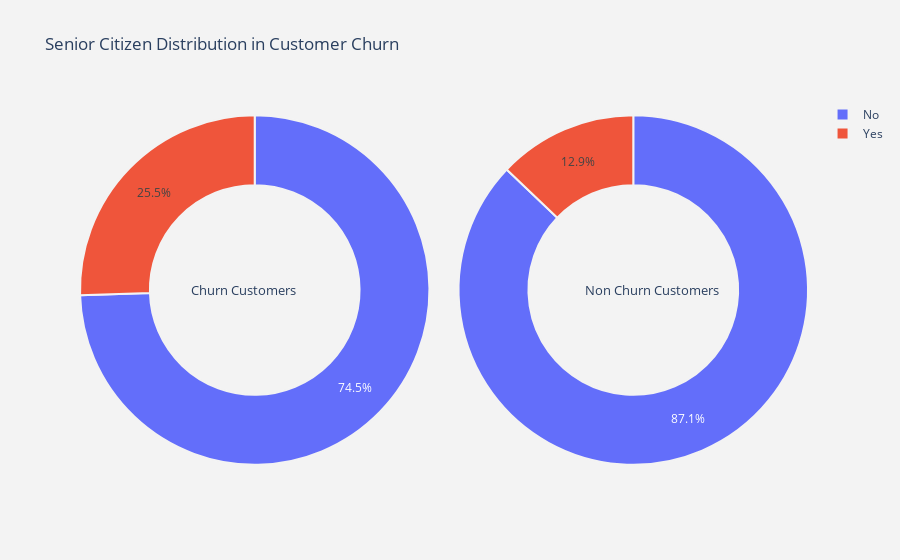
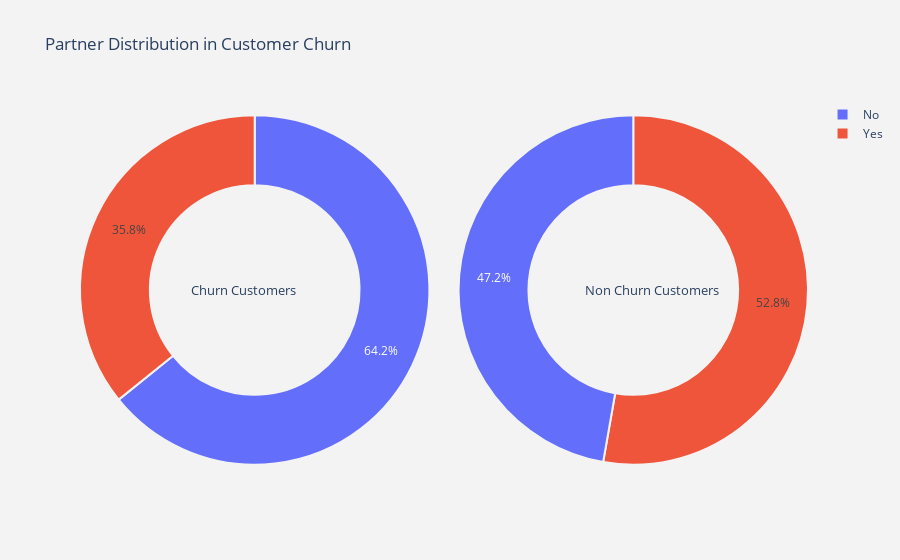
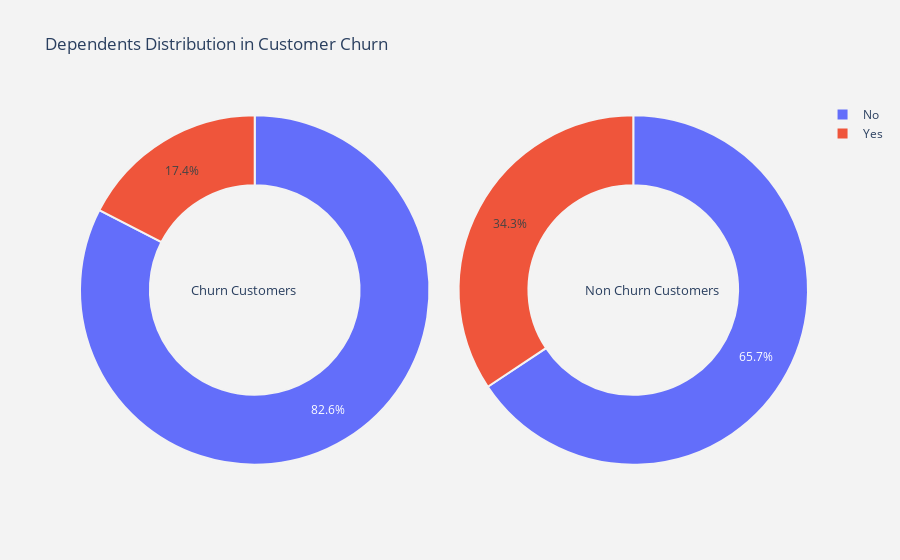
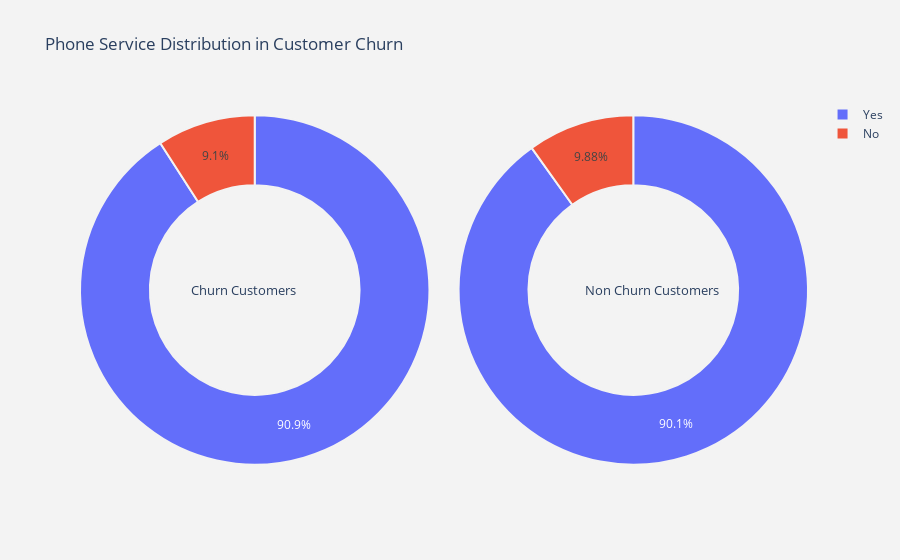

The cell these charts' notebook holds for them, in order:
### Code cell
# Function for pie plot for customer churn types
def plot_pie(column) :
    
    trace1 = go.Pie(values  = churn[column].value_counts().values.tolist(),
                    labels  = churn[column].value_counts().keys().tolist(),
                    hoverinfo = "label+percent+name",
                    domain  = dict(x = [0,.48]),
                    name    = "Churn Customers",
                    marker  = dict(line = dict(width = 2,
                                               color = "rgb(243,243,243)")
                                  ),
                    hole    = .6
                   )
    trace2 = go.Pie(values  = not_churn[column].value_counts().values.tolist(),
                    labels  = not_churn[column].value_counts().keys().tolist(),
                    hoverinfo = "label+percent+name",
                    marker  = dict(line = dict(width = 2,
                                               color = "rgb(243,243,243)")
                                  ),
                    domain  = dict(x = [.52,1]),
                    hole    = .6,
                    name    = "Non Churn Customers" 
                   )


    layout = go.Layout(dict(title = column + " Distribution in Customer Churn",
                            plot_bgcolor  = "rgb(243,243,243)",
                            paper_bgcolor = "rgb(243,243,243)",
                            annotations = [dict(text = "Churn Customers",
                                                font = dict(size = 13),
                                                showarrow = False,
                                                x = .15, y = .5),
                                           dict(text = "Non Churn Customers",
                                                font = dict(size = 13),
                                                showarrow = False,
                                                x = .88,y = .5
                                               )
                                          ]
                           )
                      )
    data = [trace1,trace2]
    fig  = go.Figure(data = data,layout = layout)
    
    image_path = "outputs/pie_plot_" + column + ".png"
    fig.write_image(image_path)
    
    # Upload the file explicitly into artifacts 
    #run.upload_file(name = image_path, path_or_stream = image_path)
    
    py.iplot(fig)


# Function for histogram for customer churn types
def histogram(column) :
    trace1 = go.Histogram(x  = churn[column],
                          histnorm= "percent",
                          name = "Churn Customers",
                          marker = dict(line = dict(width = .5,
                                                    color = "black"
                                                    )
                                        ),
                         opacity = .9 
                         ) 
    
    trace2 = go.Histogram(x  = not_churn[column],
                          histnorm = "percent",
                          name = "Non Churn Customers",
                          marker = dict(line = dict(width = .5,
                                              color = "black"
                                             )
                                 ),
                          opacity = .9
                         )
    
    data = [trace1,trace2]
    layout = go.Layout(dict(title =column + " Distribution in Customer Churn ",
                            plot_bgcolor  = "rgb(243,243,243)",
                            paper_bgcolor = "rgb(243,243,243)",
                            xaxis = dict(gridcolor = 'rgb(255, 255, 255)',
                                             title = column,
                                             zerolinewidth=1,
                                             ticklen=5,
                                             gridwidth=2
                                            ),
                            yaxis = dict(gridcolor = 'rgb(255, 255, 255)',
                                             title = "percent",
                                             zerolinewidth=1,
                                             ticklen=5,
                                             gridwidth=2
                                            ),
                           )
                      )
    fig  = go.Figure(data=data,layout=layout)
    
    image_path = "outputs/histogram_" + column + ".png"
    fig.write_image(image_path)
    
    # Upload the file explicitly into artifacts 
    #run.upload_file(name = image_path, path_or_stream = image_path)
    
    py.iplot(fig)
    
    
# Function for scatter plot matrix for numerical columns in data
def scatter_matrix(df)  :
    
    df  = df.sort_values(by = "Churn" ,ascending = True)
    classes = df["Churn"].unique().tolist()
    classes
    
    class_code  = {classes[k] : k for k in range(2)}
    class_code

    color_vals = [class_code[cl] for cl in df["Churn"]]
    color_vals

    pl_colorscale = "Portland"

    pl_colorscale

    text = [df.iloc[k]["Churn"] for k in range(len(df))]
    text

    trace = go.Splom(dimensions = [dict(label  = "Tenure",
                                       values = df["Tenure"]),
                                  dict(label  = 'Monthly Charges',
                                       values = df['Monthly Charges']),
                                  dict(label  = 'Total Charges',
                                       values = df['Total Charges'])],
                     text = text,
                     marker = dict(color = color_vals,
                                   colorscale = pl_colorscale,
                                   size = 3,
                                   showscale = False,
                                   line = dict(width = .1,
                                               color='rgb(230,230,230)'
                                              )
                                  )
                    )
    axis = dict(showline  = True,
                zeroline  = False,
                gridcolor = "#fff",
                ticklen   = 4
               )
    
    layout = go.Layout(dict(title  = 
                            "Scatter Plot Matrix for Numerical Columns for Customer Churn",
                            autosize = False,
                            height = 800,
                            width  = 800,
                            dragmode = "select",
                            hovermode = "closest",
                            plot_bgcolor  = 'rgba(240,240,240, 0.95)',
                            xaxis1 = dict(axis),
                            yaxis1 = dict(axis),
                            xaxis2 = dict(axis),
                            yaxis2 = dict(axis),
                            xaxis3 = dict(axis),
                            yaxis3 = dict(axis),
                           )
                      )
    data   = [trace]
    fig = go.Figure(data = data,layout = layout )
    
    image_path = "outputs/scatter_matrix" + ".png"
    fig.write_image(image_path)
    
    # Upload the file explicitly into artifacts 
    #run.upload_file(name = image_path, path_or_stream = image_path)

    py.iplot(fig)

# For all categorical columns plot a pie
for i in cat_cols :
    plot_pie(i)

# For all numerical columns plot a histogram    
for i in num_cols :
    histogram(i)

# Plot scatter plot matrix
scatter_matrix(df)

### Figure 1 — Plotly figure (JSON) as saved in the notebook; plotly's stock layout.template omitted (floating-point values rounded to 4 significant figures)
{"data": [{"domain": {"x": [0, 0.48]}, "hole": 0.6, "hoverinfo": "label+percent+name", "labels": ["No", "Yes"], "marker": {"line": {"color": "rgb(243,243,243)", "width": 2}}, "name": "Churn Customers", "type": "pie", "values": [1393, 476]}, {"domain": {"x": [0.52, 1]}, "hole": 0.6, "hoverinfo": "label+percent+name", "labels": ["No", "Yes"], "marker": {"line": {"color": "rgb(243,243,243)", "width": 2}}, "name": "Non Churn Customers", "type": "pie", "values": [4497, 666]}], "layout": {"annotations": [{"font": {"size": 13}, "showarrow": false, "text": "Churn Customers", "x": 0.15, "y": 0.5}, {"font": {"size": 13}, "showarrow": false, "text": "Non Churn Customers", "x": 0.88, "y": 0.5}], "paper_bgcolor": "rgb(243,243,243)", "plot_bgcolor": "rgb(243,243,243)", "title": {"text": "Senior Citizen Distribution in Customer Churn"}}}

### Figure 2 — Plotly figure (JSON) as saved in the notebook; plotly's stock layout.template omitted (floating-point values rounded to 4 significant figures)
{"data": [{"domain": {"x": [0, 0.48]}, "hole": 0.6, "hoverinfo": "label+percent+name", "labels": ["No", "Yes"], "marker": {"line": {"color": "rgb(243,243,243)", "width": 2}}, "name": "Churn Customers", "type": "pie", "values": [1200, 669]}, {"domain": {"x": [0.52, 1]}, "hole": 0.6, "hoverinfo": "label+percent+name", "labels": ["Yes", "No"], "marker": {"line": {"color": "rgb(243,243,243)", "width": 2}}, "name": "Non Churn Customers", "type": "pie", "values": [2724, 2439]}], "layout": {"annotations": [{"font": {"size": 13}, "showarrow": false, "text": "Churn Customers", "x": 0.15, "y": 0.5}, {"font": {"size": 13}, "showarrow": false, "text": "Non Churn Customers", "x": 0.88, "y": 0.5}], "paper_bgcolor": "rgb(243,243,243)", "plot_bgcolor": "rgb(243,243,243)", "title": {"text": "Partner Distribution in Customer Churn"}}}

### Figure 3 — Plotly figure (JSON) as saved in the notebook; plotly's stock layout.template omitted (floating-point values rounded to 4 significant figures)
{"data": [{"domain": {"x": [0, 0.48]}, "hole": 0.6, "hoverinfo": "label+percent+name", "labels": ["No", "Yes"], "marker": {"line": {"color": "rgb(243,243,243)", "width": 2}}, "name": "Churn Customers", "type": "pie", "values": [1543, 326]}, {"domain": {"x": [0.52, 1]}, "hole": 0.6, "hoverinfo": "label+percent+name", "labels": ["No", "Yes"], "marker": {"line": {"color": "rgb(243,243,243)", "width": 2}}, "name": "Non Churn Customers", "type": "pie", "values": [3390, 1773]}], "layout": {"annotations": [{"font": {"size": 13}, "showarrow": false, "text": "Churn Customers", "x": 0.15, "y": 0.5}, {"font": {"size": 13}, "showarrow": false, "text": "Non Churn Customers", "x": 0.88, "y": 0.5}], "paper_bgcolor": "rgb(243,243,243)", "plot_bgcolor": "rgb(243,243,243)", "title": {"text": "Dependents Distribution in Customer Churn"}}}

### Figure 4 — Plotly figure (JSON) as saved in the notebook; plotly's stock layout.template omitted (floating-point values rounded to 4 significant figures)
{"data": [{"domain": {"x": [0, 0.48]}, "hole": 0.6, "hoverinfo": "label+percent+name", "labels": ["Yes", "No"], "marker": {"line": {"color": "rgb(243,243,243)", "width": 2}}, "name": "Churn Customers", "type": "pie", "values": [1699, 170]}, {"domain": {"x": [0.52, 1]}, "hole": 0.6, "hoverinfo": "label+percent+name", "labels": ["Yes", "No"], "marker": {"line": {"color": "rgb(243,243,243)", "width": 2}}, "name": "Non Churn Customers", "type": "pie", "values": [4653, 510]}], "layout": {"annotations": [{"font": {"size": 13}, "showarrow": false, "text": "Churn Customers", "x": 0.15, "y": 0.5}, {"font": {"size": 13}, "showarrow": false, "text": "Non Churn Customers", "x": 0.88, "y": 0.5}], "paper_bgcolor": "rgb(243,243,243)", "plot_bgcolor": "rgb(243,243,243)", "title": {"text": "Phone Service Distribution in Customer Churn"}}}
